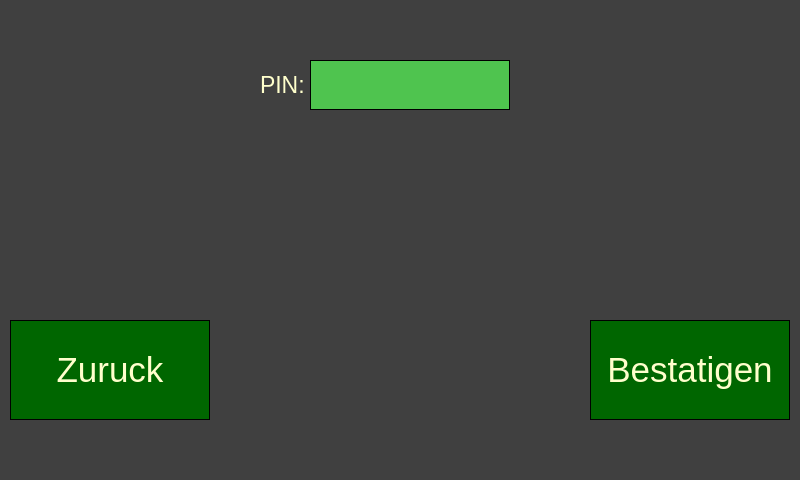
<?xml version="1.0" encoding="UTF-8"?>
<ui version="4.0">
 <class>Dialog</class>
 <widget class="QDialog" name="Dialog">
  <property name="geometry">
   <rect>
    <x>0</x>
    <y>0</y>
    <width>800</width>
    <height>480</height>
   </rect>
  </property>
  <property name="windowTitle">
   <string>Dialog</string>
  </property>
  <property name="styleSheet">
   <string notr="true">QWidget{
	background-color: #404040;}
QPushButton{
	color: #FFFFCC; 
	background-color: #006600;
	border-style: inset;
	border-color:black;
	border-width: 1px;}
QLineEdit{
	color: #FFFFCC;
	background-color: #4FC44F;
	border-style: inset;
	border-color:black;
	border-width: 1px;}
QLabel{
	color: #FFFFCC;}</string>
  </property>
  <widget class="QLabel" name="label">
   <property name="geometry">
    <rect>
     <x>260</x>
     <y>60</y>
     <width>50</width>
     <height>50</height>
    </rect>
   </property>
   <property name="font">
    <font>
     <pointsize>17</pointsize>
    </font>
   </property>
   <property name="text">
    <string>PIN:</string>
   </property>
  </widget>
  <widget class="QLineEdit" name="lineEdit">
   <property name="geometry">
    <rect>
     <x>310</x>
     <y>60</y>
     <width>200</width>
     <height>50</height>
    </rect>
   </property>
   <property name="font">
    <font>
     <pointsize>17</pointsize>
    </font>
   </property>
  </widget>
  <widget class="QPushButton" name="pushButton">
   <property name="geometry">
    <rect>
     <x>10</x>
     <y>320</y>
     <width>200</width>
     <height>100</height>
    </rect>
   </property>
   <property name="font">
    <font>
     <pointsize>26</pointsize>
    </font>
   </property>
   <property name="text">
    <string>Zuruck</string>
   </property>
  </widget>
  <widget class="QPushButton" name="pushButton_2">
   <property name="geometry">
    <rect>
     <x>590</x>
     <y>320</y>
     <width>200</width>
     <height>100</height>
    </rect>
   </property>
   <property name="font">
    <font>
     <pointsize>26</pointsize>
    </font>
   </property>
   <property name="text">
    <string>Bestatigen</string>
   </property>
  </widget>
 </widget>
 <resources/>
 <connections/>
</ui>
